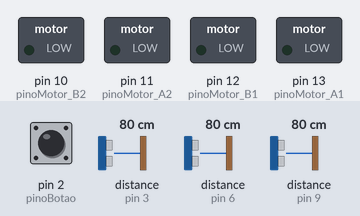
Bench run of a sketch on a simulated Arduino Uno, built with avr-gcc and run on an emulated ATmega328P. Parts: switched loads named in the sketch (green lamp = pin HIGH). The inputs (shaded band) are chosen by the test bench; at power-on: pin 2 (pinoBotao) LOW, distance to the obstacle (sensors on pin 3, pin 6, pin 9) 80 cm. The echo pulse lasts 58.3 µs per cm; pins used as bus, display or sensor lines are not drawn.

Above: at 1.2 s.
1.3 s: pin 2 (pinoBotao) pulled HIGH for 0.15 s
7.4 s: pin 2 (pinoBotao) pulled HIGH for 1 s
11.4 s: pin 2 (pinoBotao) pulled HIGH for 3.2 s
At 13.0 s:
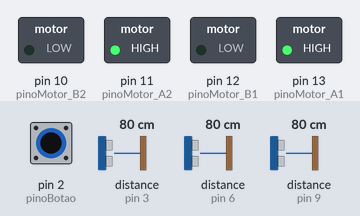
Timing chart, 0 to 16.1 s (numbered marks = the images above; inputs shaded):
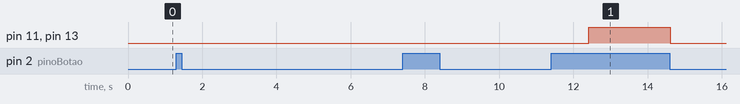

The sketch:

testeSensorUltrasonic.ino
```cpp
#include <Arduino.h>


#define trig_1 7
#define echo_1 6

#define trig_2 8
#define echo_2 9

#define trig_3 4
#define echo_3 3

float distancia_1;
float distancia_2;
float distancia_3;

#define pinoBotao 2
bool estadoBotao;
bool CHAVE = false;

#define pinoMotor_A1 13
#define pinoMotor_B1 12
#define pinoMotor_A2 11
#define pinoMotor_B2 10


void setup(){
    pinMode(pinoBotao, INPUT);

    pinMode(trig_1, OUTPUT);
    pinMode(echo_1, INPUT);

    pinMode(trig_2, OUTPUT);
    pinMode(echo_2, INPUT);

    pinMode(trig_3, OUTPUT);
    pinMode(echo_3, INPUT);

    pinMode(pinoMotor_A1, OUTPUT);
    pinMode(pinoMotor_B1, OUTPUT);
    pinMode(pinoMotor_A2, OUTPUT);
    pinMode(pinoMotor_B2, OUTPUT);
}

void loop(){
    estadoBotao = digitalRead(pinoBotao);

    //se o botao estiver no flau
    if (estadoBotao){

        //esperar 5s
        if(CHAVE == false){
            delay(5000);
            CHAVE = true;
        }

        //ler a distancia
        distancia_1 = sensorUltra(trig_1, echo_1);
        distancia_2 = sensorUltra(trig_2, echo_2);
        distancia_3 = sensorUltra(trig_3, echo_3);

        if (distancia_1 == 10){

            //fazer alguma coisa

        }

        if (distancia_2 == 20){

            //fazer alguma coisa

        }

        if (distancia_3 == 30){

            //fazer alguma coisa

        }

        motorFrente_1();
        motorFrente_2();
    }else{
        motorParado_1();
        motorParado_2();
        CHAVE = false;
    }
}

#pragma region SENSOR ULTRASONICO

float sensorUltra(int trig, int echo) {

    digitalWrite(trig, LOW);
    delayMicroseconds(5);
    digitalWrite(trig, HIGH);
    delayMicroseconds(10);
    digitalWrite(trig, LOW);

    float distancia = pulseIn(echo, HIGH);
    distancia = distancia / 58.0;

    return distancia;
}
#pragma endregion

#pragma region MOTORES/PONTE H


#pragma region senti. Horario Motores
void motorFrente_1(){

    digitalWrite(pinoMotor_A1, HIGH);
    digitalWrite(pinoMotor_B1, LOW);
}

void motorFrente_2(){

    digitalWrite(pinoMotor_A2, HIGH);
    digitalWrite(pinoMotor_B2, LOW);
}

#pragma endregion

#pragma region senti. Antihorario Motores

void motorAtras_1(){

    digitalWrite(pinoMotor_B1, HIGH);
    digitalWrite(pinoMotor_A1, LOW);
}

void motorAtras_2(){

    digitalWrite(pinoMotor_B2, HIGH);
    digitalWrite(pinoMotor_A2, LOW);
}

#pragma endregion

#pragma region Parando Motores

void motorParado_1(){

    digitalWrite(pinoMotor_A1, LOW);
    digitalWrite(pinoMotor_B1, LOW);
}

void motorParado_2(){

    digitalWrite(pinoMotor_A2, LOW);
    digitalWrite(pinoMotor_B2, LOW);
}

#pragma endregion

#pragma region Freiando Motores

void motorFreio_1(){

    digitalWrite(pinoMotor_A1, HIGH);
    digitalWrite(pinoMotor_B1, HIGH);
}

void motorFreio_2(){

    digitalWrite(pinoMotor_A2, HIGH);
    digitalWrite(pinoMotor_B2, HIGH);
}

#pragma endregion


#pragma endregion
```

Measured:
- after the input at 7.4 s, every drawn part: stays the same
- after the input at 11.4 s, pin 11 (pinoMotor_A2), pin 13 (pinoMotor_A1): LOW → HIGH after 1.0 s, → LOW 2.2 s later
